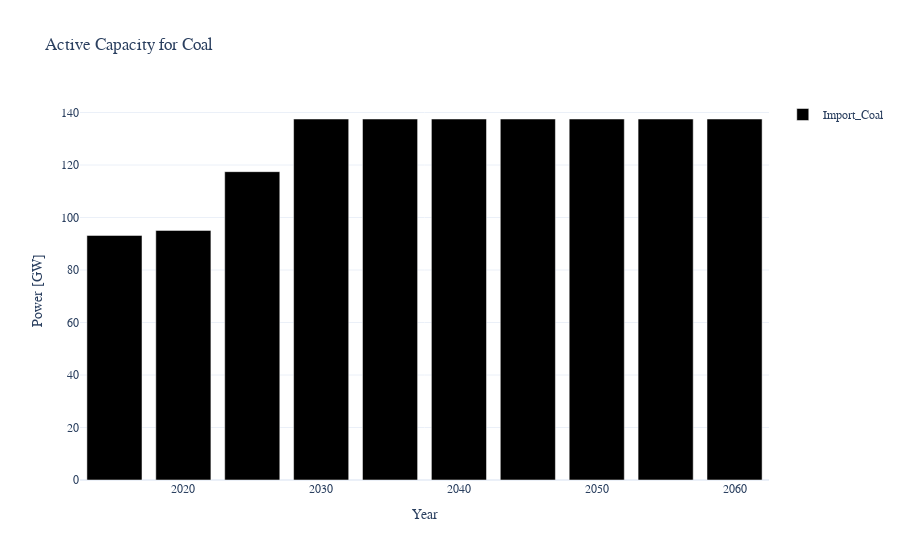
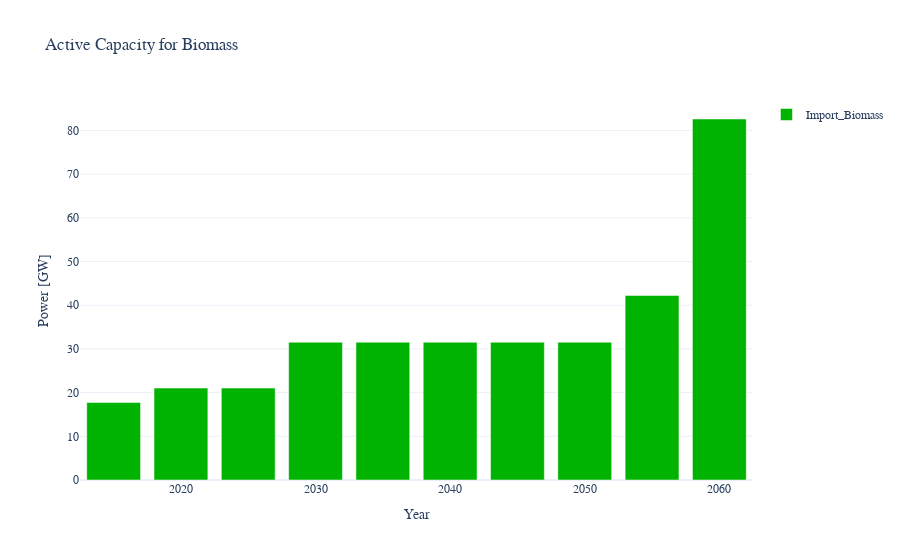

Notebook code for these charts, in order:
### Markdown cell above
### Plot node

### Code cell
import os
import sys
module_path = os.path.abspath(os.path.join('..'))
if module_path not in sys.path:
    sys.path.append(module_path)
    
from CESM.core.plotter import Plotter, PlotType
from CESM.core.data_access import DAO
import sqlite3

runs_dir_path = '../CESM/Runs'
simulation = 'DEModel-Base'
fname_model = 'db.sqlite'

plot_results_prompt = PromptTemplate(
    template="""<|begin_of_text|><|start_header_id|>system<|end_header_id|>
        You are an specialist at deciding the correct type of plot to show to the user
        based on simulation results that we have access. \n
        
        Based on the USER_INPUT you should either identify the plot requested by the user
        directly, or try to guess the correct ones if the USER_INPUT is a bit more generic
        and don't specify any plot. \n
        
        To help you, you have access to a list called AVAILABLE_PLOTS where you have all
        plotting possibilities. Each of the sublists is a type of plot that you can request,
        some of them have elements show as REQUIRED, that means that they need extra information
        to the plot to work. The format of the sublists is ['plot_type', 'plot_subtype', 'commodity', 'year']
        and you can find the possibilities for commodity and year in COMMODITIES AND YEARS. 
        They MUST be filled in the plots that have them as REQUIRED. If it's not required you
        can keep the values empty. \n
        
        You must output a JSON object containing a single key 'plots'. The value of this key
        will be a list of lists, where each sublist consists of a plot selection. The format of
        the sublists is ['plot_type', 'plot_subtype', 'commodity', 'year'], it must stay in this
        exact order. \n
        
        All commodities and years that you select MUST be in COMMODITIES and YEARS, you are not
        allowed to guess any of them, since the tool cannot plot data for inexistent commodities
        or years. \n

        <|eot_id|><|start_header_id|>user<|end_header_id|>
        USER_INPUT: {user_input} \n
        AVAILABLE_PLOTS: {available_plots} \n
        COMMODITIES: {commodities} \n
        YEARS: {years} \n
        Answer:
        <|eot_id|>
        <|start_header_id|>assistant<|end_header_id|>
        """,
        input_variables=["user_input","available_plots","commodities","years"],
)

plot_results_chain = plot_results_prompt | json_model | JsonOutputParser()

db_path = os.path.join(runs_dir_path, simulation, fname_model)
conn = sqlite3.connect(db_path)
dao = DAO(conn)
plotter = Plotter(dao)

available_plots = [['Bar', 'ENERGY_CONSUMPTION', 'REQUIRED', ''],
  ['Bar', 'ENERGY_PRODUCTION', 'REQUIRED', ''],
  ['Bar', 'ACTIVE_CAPACITY', 'REQUIRED', ''],
  ['Bar', 'NEW_CAPACITY', 'REQUIRED', ''],
  ['Bar', 'CO2_EMISSION', '', ''],
  ['Bar', 'PRIMARY_ENERGY', '', ''],
  ['TimeSeries', 'ENERGY_CONSUMPTION', 'REQUIRED', 'REQUIRED'],
  ['TimeSeries','ENERGY_PRODUCTION', 'REQUIRED', 'REQUIRED'],
  ['TimeSeries','POWER_CONSUMPTION', 'REQUIRED', 'REQUIRED'],
  ['TimeSeries','POWER_PRODUCTION', 'REQUIRED', 'REQUIRED'],
  ['Sankey', 'SANKEY', '', 'REQUIRED'],
  ['SingleValue', 'CAPEX', '', ''],
  ['SingleValue', 'OPEX', '', ''],
  ['SingleValue', 'TOTEX', '', '']]
    
commodities = [str(c) for c in dao.get_set("commodity")]
commodities.remove('Dummy')

years = [int(y) for y in dao.get_set("year")]

query = 'Show me all the sankey plot of the model until 2040'
query = 'What happens to the model if we remove all the renewable sources in 2030?'
query = 'Show me the active capacity of coal and biomass'

output = plot_results_chain.invoke({"user_input": query,
                                     "available_plots": available_plots,
                                     "commodities": commodities,
                                     "years": years})

print(output)

selected_plots = output['plots']

for plot in selected_plots:
    plot_type = plot[0]
    plot_subtype = plot[1]
    commodity = plot[2]
    year = plot[3]
    
    p_type = getattr(PlotType, plot_type)
    
    if plot_type == 'Bar':
        # Combination
        if plot_subtype in  ['PRIMARY_ENERGY', 'CO2_EMISSION']:
            plotter.plot_bars(getattr(p_type, plot_subtype))
        else:
            plotter.plot_bars(getattr(p_type, plot_subtype), commodity=commodity)

    elif plot_type == 'TimeSeries':
        plotter.plot_timeseries(getattr(p_type, plot_subtype), year=year, commodity=commodity)
    
    elif plot_type == 'Sankey':
        f = plotter.plot_sankey(year)
        f.show()

    elif plot_type == 'SingleValue':
        plotter.plot_single_value([getattr(p_type, plot_subtype)])

### Figure 1 — Plotly figure (JSON) as saved in the notebook; plotly's stock layout.template omitted (floating-point values rounded to 4 significant figures)
{"data": [{"marker": {"color": "#000000"}, "name": "Import_Coal", "type": "bar", "x": [2015, 2020, 2025, 2030, 2035, 2040, 2045, 2050, 2055, 2060], "y": [93.17, 95.09, 117.5, 137.5, 137.5, 137.5, 137.5, 137.5, 137.5, 137.5]}], "layout": {"barmode": "stack", "font": {"family": "Knuth's Computer Modern"}, "showlegend": true, "title": {"text": "Active Capacity for Coal"}, "xaxis": {"title": {"text": "Year"}}, "yaxis": {"title": {"text": "Power [GW]"}}}}

### Figure 2 — Plotly figure (JSON) as saved in the notebook; plotly's stock layout.template omitted (floating-point values rounded to 4 significant figures)
{"data": [{"marker": {"color": "#00b300"}, "name": "Import_Biomass", "type": "bar", "x": [2015, 2020, 2025, 2030, 2035, 2040, 2045, 2050, 2055, 2060], "y": [17.73, 21.04, 21.04, 31.54, 31.54, 31.54, 31.54, 31.54, 42.23, 82.62]}], "layout": {"barmode": "stack", "font": {"family": "Knuth's Computer Modern"}, "showlegend": true, "title": {"text": "Active Capacity for Biomass"}, "xaxis": {"title": {"text": "Year"}}, "yaxis": {"title": {"text": "Power [GW]"}}}}
